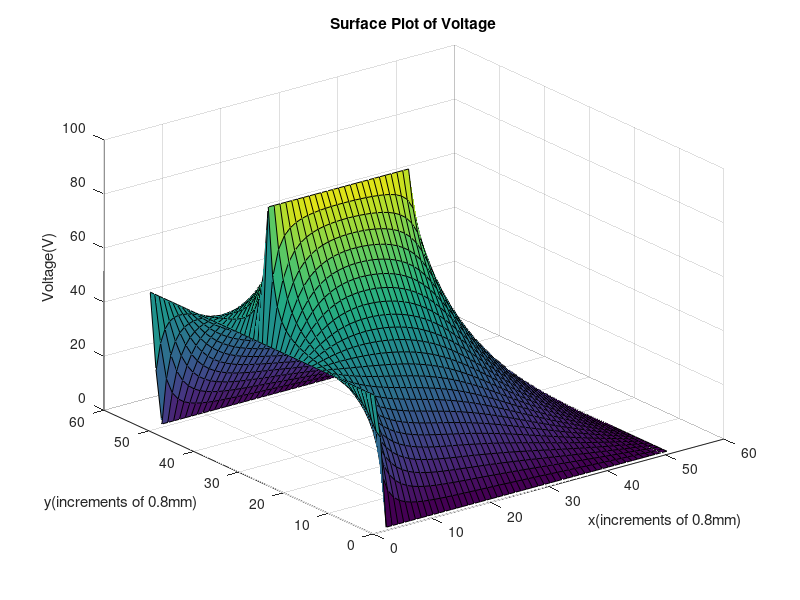
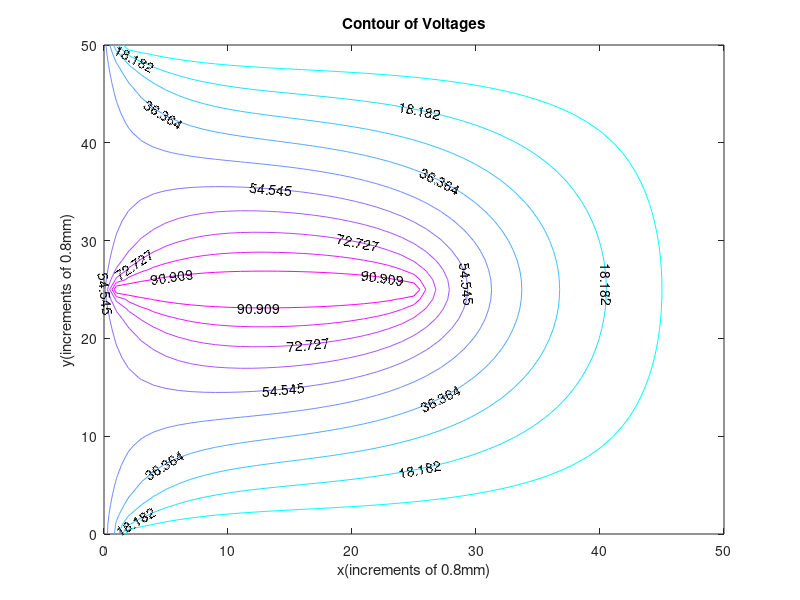
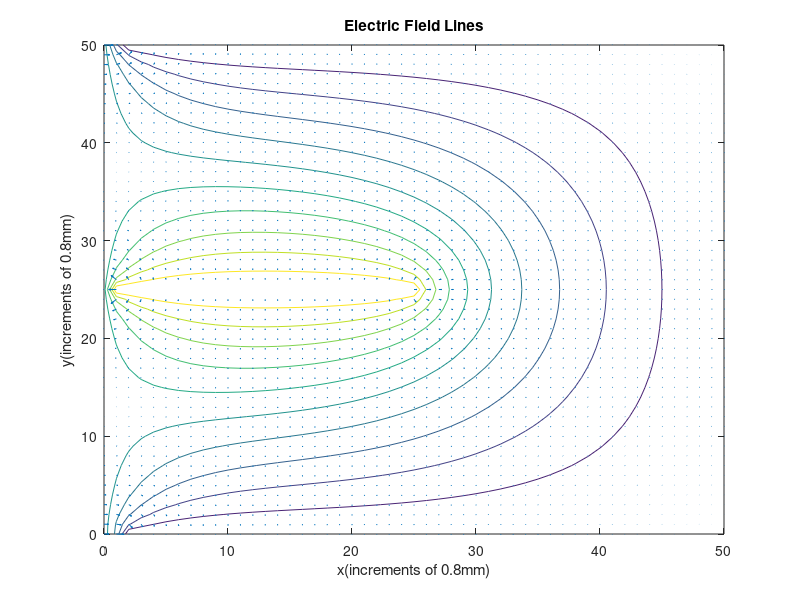

These figures' MATLAB source, in order:
clc;
clear;
%x axis is from top left to top right corner
%y axis is from top left to bottom left corner
equation_counter=1;
A=zeros(2601,2601); %dimensions of our matrix. We will have 51 equations
B=zeros(2601,1); %right side
shift=51;
for i=1:51
    for j=1:51
        if (i==1)
            if (j~=26)%sets the entire top row of points to 50 V except for the 
                % point in the middle...
                A(equation_counter,equation_counter)=1;
                B(equation_counter)=50;
            else
                A(equation_counter,equation_counter)=-4;%...which is the 0V gap
                A(equation_counter,equation_counter-1)=1;
                A(equation_counter,equation_counter+1)=1;
                A(equation_counter,equation_counter+51)=1;%point in row below
                B(equation_counter)=0;
            end
       elseif ((j==1)||(j==51))%sets the left and right walls to 0V
           if (i~=2)
                    A(equation_counter,equation_counter)=1;
                    B(equation_counter)=0;
                else
                    A(equation_counter,equation_counter)=-4;
                    A(equation_counter,equation_counter+1)=1;%right
                    A(equation_counter,equation_counter-1)=1;%left
                    A(equation_counter,equation_counter+51)=1;%above
                    A(equation_counter,equation_counter-51)=1;%below
                    B(equation_counter)=0;
           end
      elseif ((i>1)&&(i<27)&&(j==26))%100V vertical charge
                A(equation_counter,equation_counter)=1;
                B(equation_counter)=100;
      elseif (i==51)%sets lowest row to 0V
                A(equation_counter,equation_counter)=1;
                B(equation_counter)=0;
    else
        A(equation_counter,equation_counter)=-4;%all other points
        A(equation_counter,equation_counter+1)=1;
        A(equation_counter,equation_counter-1)=1;
        A(equation_counter,equation_counter+shift)=1;
        A(equation_counter,equation_counter-shift)=1;
        B(equation_counter)=0;
        end
    equation_counter=equation_counter+1;
    end
    
end
V=A\B;
 %obtain the vector of voltages 
V_Square=reshape(V, 51, 51);%convert values into a rectangular matrix
surf(V_Square); %obtain the surface figure
xlabel("x(increments of 0.8mm)");
ylabel('y(increments of 0.8mm)');
zlabel("Voltage(V)");
title("Surface Plot of Voltage");
figure;
[C,h] = contour(V_Square);% obtain the contour figure
set(h,'ShowText','on','TextStep',get(h,'LevelStep')*2)
colormap cool;
title("Contour of Voltages");
xlim([1 51]);
ylim([1 51]);
xticks([1 11 21 31 41 51]);
xticklabels({'0', '10', '20', '30', '40','50'});
yticks([1 11 21 31 41 51]);
yticklabels({'0', '10', '20', '30', '40', '50'});
xlabel("x(increments of 0.8mm)");
ylabel('y(increments of 0.8mm)');
figure;
contour(V_Square);
[px,py] = gradient(V_Square);
hold on, quiver(-px,-py), hold off
xlim([1 51]);
ylim([1 51]);
xticks([1 11 21 31 41 51]);
xticklabels({'0', '10', '20', '30', '40','50'});
yticks([1 11 21 31 41 51]);
yticklabels({'0', '10', '20', '30', '40', '50'});
title("Electric Field Lines");
xlabel("x(increments of 0.8mm)");
ylabel('y(increments of 0.8mm)');